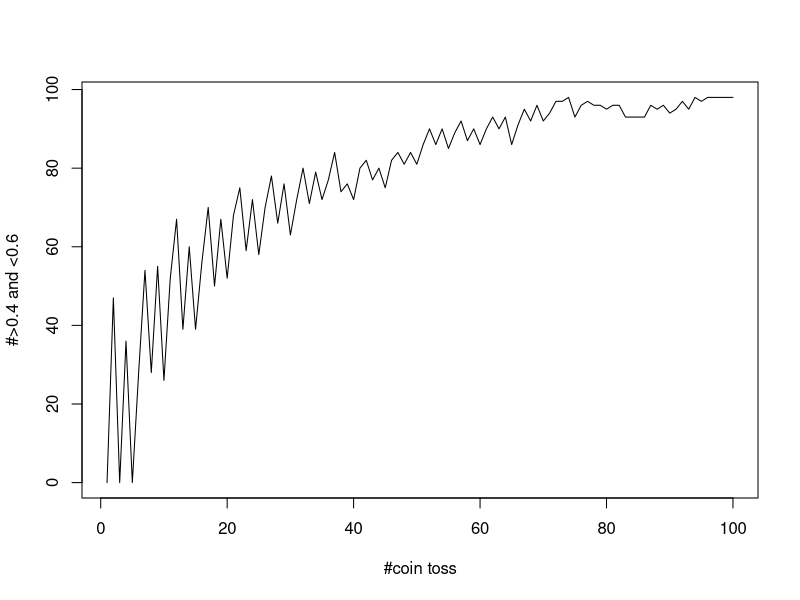

Write R code to recreate this figure.

#' Exercise 2
#' Modify the program CoinTosses so that it tosses a coin n
#' times and records whether or not the propotion of heads is
#' within .1 of .5 (i.e. between .4 and .6)
#' This program repeats this experiment 100 times.
#' About how large must n be so that approximately 95 out of 100
#' times the proportion of heads is between .4 and .6?

n = 100 # maximum number of n

# make coin matrix
coin = matrix(sample(c(T,F), n*100, replace=T), nrow=n, ncol=100)
property = lapply(1:n, function(n)
  apply(coin[1:n, ,drop=F], 2, function(x) length(which(x))/length(x))
  ) # calculate propotion of head
property = matrix(unlist(property), nrow=n, ncol=100, byrow=T) # list -> matrix
plot(1:n, apply(property, 1, function(x) length(x[0.4<x&x<0.6])),
     type='l', xlab='#coin toss', ylab='#>0.4 and <0.6')
